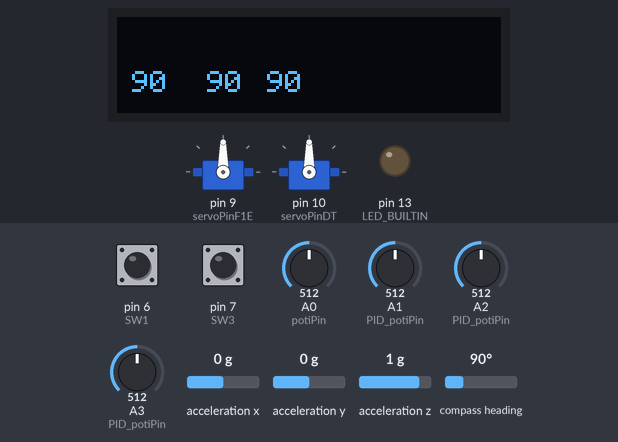
A sketch run on a simulated Arduino Uno, built with avr-gcc and run on an emulated ATmega328P. On the bench: 128×32 one-colour display, 2 × servo, output pins drawn as LEDs (lit = HIGH). Inputs (shaded band) come from the test bench; at power-on: compass heading 90°, A1 (PID_potiPin) = 512, A2 (PID_potiPin) = 512, pin 6 (SW1) HIGH, pin 7 (SW3) HIGH, A0 (potiPin) = 512, A3 (PID_potiPin) = 512, acceleration x 0 g, acceleration y 0 g, acceleration z 1 g.

Above: at 7.3 s.
7.4 s: compass heading set to 180°
At 8.3 s:
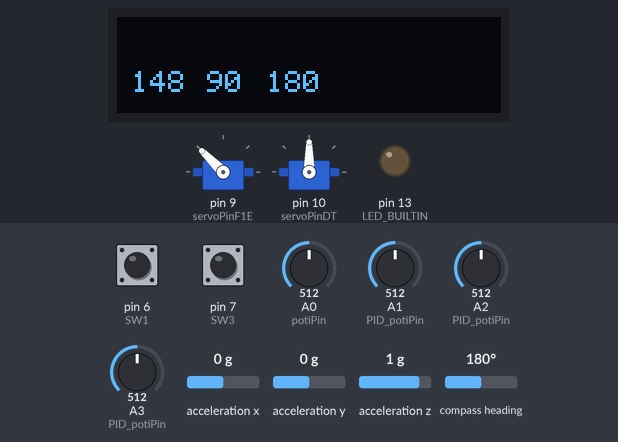
8.9 s: A1 (PID_potiPin) set to 125
At 9.6 s:
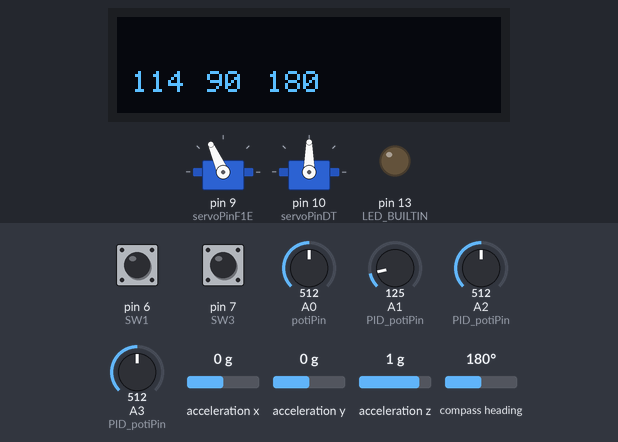
10.4 s: compass heading set to 7°
At 10.8 s:
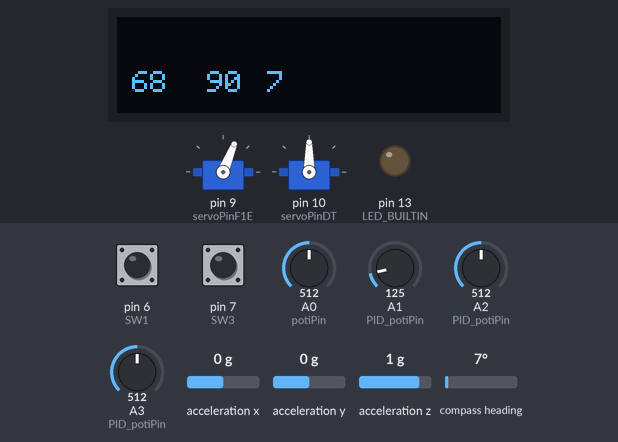
11.9 s: A2 (PID_potiPin) set to 992
At 13.0 s:
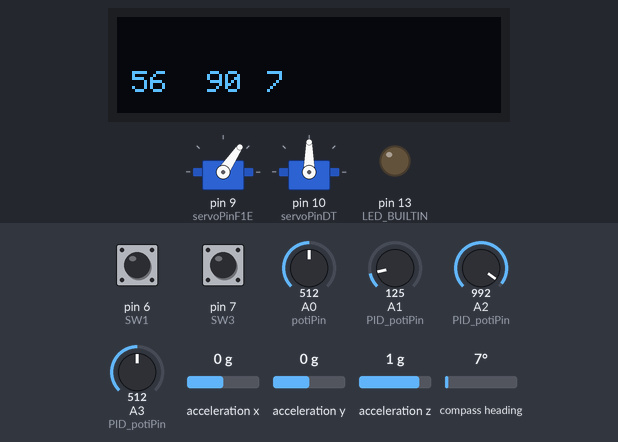
13.4 s: pin 6 (SW1) pulled LOW for 0.15 s
At 14.1 s:
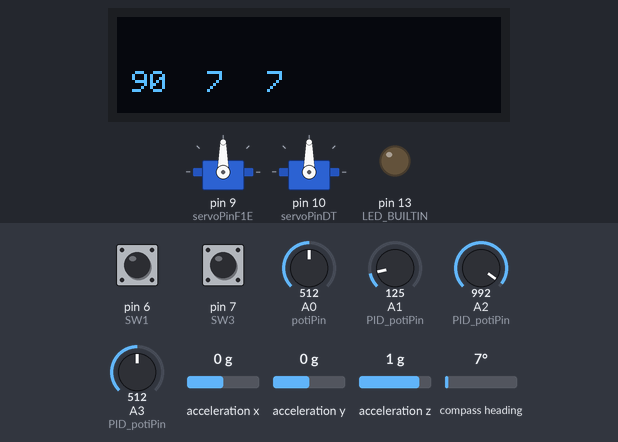
15.0 s: compass heading set to 90°
At 15.3 s:
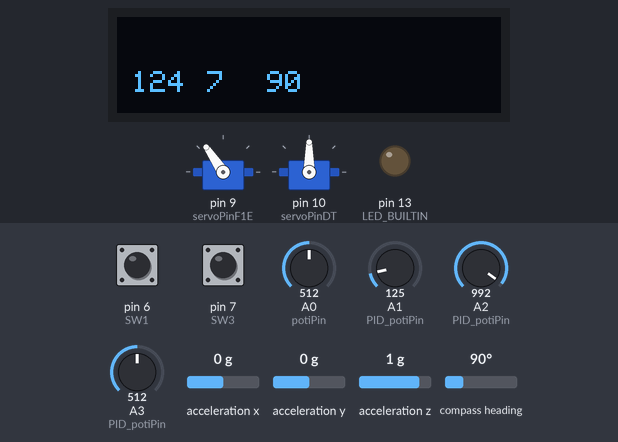
Timing chart, 0 to 17.5 s (numbered marks = the images above; inputs shaded):
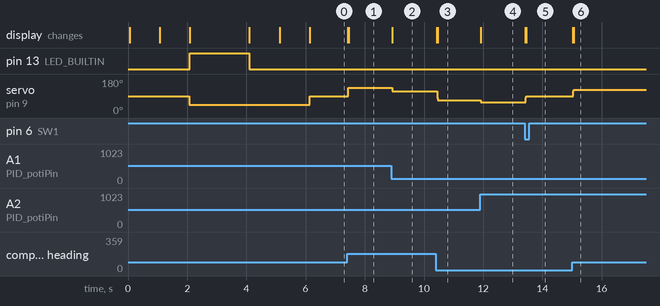

Measured:
- after the input at 7.4 s, servo on pin 9 (servoPinF1E): 90° → 135° at once; the display: first changes at once (image 1 shows a later state)
- after the input at 8.9 s, servo on pin 9 (servoPinF1E): 135° → 114° at once; the display: changes at once (image 2)
- after the input at 10.4 s, servo on pin 9 (servoPinF1E): 114° → 68° at once; the display: first changes at once (image 3 shows a later state)
- after the input at 11.9 s, servo on pin 9 (servoPinF1E): 68° → 56° at once; the display: changes at once (image 4)
- after the input at 13.4 s, servo on pin 9 (servoPinF1E): 56° → 90° at once; the display: first changes at once (image 5 shows a later state)
- after the input at 15.0 s, servo on pin 9 (servoPinF1E): 90° → 124° at once; the display: first changes at once (image 6 shows a later state)

The sketch:

PA_F1E.ino
```cpp
/**************************************************************************/
/*
 F1E-Steering with Sensor Adafruit BNO055 (Orientation-Fusion in sensor)
 and Seeduino Xiao
 Moves the servo if there is a deviation to desired/wanted direction
 tested with UNO and NANO Boards
 written for ARDUINO
 Paul Seren / Germany / 07.01.2022 Ver. 0.9
*/
/**************************************************************************/
#include <Wire.h>
#include <Adafruit_Sensor.h>
#include <Adafruit_BNO055.h>
#include <utility/imumaths.h>

// Lib. for OLED Display
#include <Adafruit_GFX.h>
#include <Adafruit_SSD1306.h>
#define SCREEN_WIDTH 128 // OLED display width, in pixels
#define SCREEN_HEIGHT 32 // OLED display height, in pixels
// Declaration for an SSD1306 display connected to I2C (SDA, SCL pins)
#define OLED_RESET     -1 // Reset pin # (or -1 if sharing Arduino reset pin)
Adafruit_SSD1306 display(SCREEN_WIDTH, SCREEN_HEIGHT, &Wire, OLED_RESET);

#include <Servo.h> // use of the PWM-library
//#include <Adafruit_TiCoServo.h>

// Set the delay between fresh samples /
#define BNO055_SAMPLERATE_DELAY_MS (100)
// Check I2C device address from BNO055 and correct line below (by default address is 0x29 or 0x28)
//                                   id, address
Adafruit_BNO055 bno = Adafruit_BNO055(55, 0x28);

// Variables for sensor evaluation
float roll, pitch, heading;
int delayTime=500;

char * RevText = "F1E-Control - Rev.0.9";
// Variables for some conversion stuff

// Variables for direction change / F1E_Servo_Move ()

int current_Bearing = 180;                          // INT-Variable for current heading
int wanted_Bearing = 180;                           // INT-Variable for desired heading
int delta_Bearing;                                  // INT-(+-)Variable for deviation from desired heading

// Servo Variables

int servoPinF1E     =  9;    // Servo Pin for <Adafruit_TiCoServo.h> library to avoid servo jitters https://forums.adafruit.com/viewtopic.php?f=22&t=96847
                          // https://learn.adafruit.com/neopixels-and-servos/the-ticoservo-library
int minGrad      =  45;   // minimum servo position  45°
int maxGrad     =  135;   // maximum servo position  135°
int centerGrad  = 90;     // midle position Servos
int servoPinDT    =   10;   // Dummy Servo for later use
int servoDirection = 1;   // Servo sign (+/-)

int servoPos;             // Servo position
int servoPosDT;             // Servo position for later use


// Servo-Trimmungs-Varianten
const int potiPin = A0;   // Analog-Input for Trimpoti
int sensor = 0;           // sensor-Value on Analog-Input (0 - 1023)
int pwm_F1E = 0;              // calculated sensor-value for the PWM-Trim-Value (-maxTrim/2 bis + maxTrim/2)
int pwmOld = 0;           // PWM-value to remember for next loop
int maxTrim = 40;         // max. Trim-degrees

//Servo für ToCoServo.h   servoF1E;
//Adafruit_TiCoServo servoF1E;
// Adafruit_TiCoServo servoDT;
//Servo für servo.h
Servo servoF1E;
Servo servoDT;
// Button Variables
int SW1          =  6;    // Input button / digital pin:  input for desired heading and trimming
int SW2          =  8;    // Input button / digital pin:  input for DT-Timer-Function for later use
int SW3          =  7;     // Input button / digital pin: sign (+/-) for Servo direction.

//PID-correction

int abs_delta_Bearing = 0;
int abs_delta_Bearing_n1 = 0; // default value deviation one measurement before
int abs_delta_Bearing_n2 = 0; // default value deviation two measurements before
int PID_Input;
int PID_Output;

float sensor_P;
float sensor_I;
float sensor_D;

float PID_Kp = 1.0;
float PID_Ki = 0;
float PID_Kd = 0;

int PID_potiPin = A1;


void setup() {

// Initialize OLED Display
  display.begin(SSD1306_SWITCHCAPVCC, 0x3C);
  display.clearDisplay();
  display.display();
  display.clearDisplay();
  display.setTextColor(WHITE);
  display.setCursor(1,1);
  display.setTextSize(1);
  display.println(RevText);
  display.display();
  delay(1000);


 /* Initialise serial Com Board*/
 // SerialUSB.begin(9600);
 //Serial.begin(115200);
  //while (!Serial) yield();

  /* Initialise the internal LED for calibration Status servo */
  pinMode(LED_BUILTIN,OUTPUT);

  // Set the switch-Buttons
  pinMode(SW1,INPUT);           // define button type
  digitalWrite(SW1,HIGH);       // button default High
  pinMode(SW2,INPUT);           // define button type
  digitalWrite(SW2,HIGH);       // button default High
   pinMode(SW3,INPUT);           // define button type
  digitalWrite(SW3,HIGH);       // button default High

  /* Initialise the servo */
  servoF1E.attach(servoPinF1E);    // connect Servo F1E
  servoDT.attach(servoPinDT);    // connect Servo DT
  servoPos = centerGrad;        // move servo to default midle position

  /* Initialise the sensor */
  if(!bno.begin())
  {
    /* There was a problem detecting the BNO055 ... check your connections */
    // SerialUSB.print("Ooops, no BNO055 detected ... Check your wiring or I2C ADDR!");
      /* display.clearDisplay();
       display.println("No BNO055 detected");
       display.display();
        */
     Oprintln ("No BNO055 detected");
     while(1);
  }

    Oprintln ("BNO055 detected");
    delay (1000);
  /*
  displaySensorDetails();
  displaySensorStatus();
  displayCalStatus();
  */
  servoF1E.write(minGrad);

  // Check calibration status in a loop. End setup only, when calibration is sufficient
  //Calibrate
  Oprintln ("Calibration started");
  while (Analyse_CalStatus())
  {
  //Serial.println("Not yet sufficiant calibrated");
  digitalWrite(LED_BUILTIN, HIGH);
  delay(delayTime);
  digitalWrite(LED_BUILTIN, LOW);
  delay(delayTime);
  }

  digitalWrite(LED_BUILTIN, HIGH);
  delay(2000);
  digitalWrite(LED_BUILTIN, LOW);
  Oprintln ("Calibration ended!");
  delay(1000);
  F1E_Get_PID_K ();

  if(!digitalRead(SW3))
  {
  servoDirection = (-1*servoDirection);
  Oprintln ("Servo reverse" );
  delay (1000);
  }

  Oprintln ("Fly a Max! ");
  delay (1000);

  F1E_Get_Current_Bearing ();
  wanted_Bearing = current_Bearing;

  F1E_Get_Wanted_Trim ();
  pwmOld = pwm_F1E;
  F1E_Servo_Move ();

}


void loop() {

  F1E_Get_Current_Bearing ();
  F1E_Get_Wanted_Bearing ();
  F1E_Servo_Move ();
  //DT_Interupt ();
}

int Oprintln(char * PrintText)
{
  display.clearDisplay();
  display.setCursor(5,10);
  display.println(PrintText);
  display.display();
}

/**************************************************************************/
/*
    Analyse the Calibration status
*/
/**************************************************************************/
bool Analyse_CalStatus ()
  {
  /* Get the four calibration values (0..3) */
  /* Any sensor data reporting 0 should be ignored, */
  /* 3 means 'fully calibrated" */
  uint8_t system, gyro, accel, mag;
  system = gyro = accel = mag = 0;
  bno.getCalibration(&system, &gyro, &accel, &mag);

  // If the sensor is not sufficient calibrated, return 1.
  if (gyro > 2 && mag > 2)  {return 0;}
  return 1;
  }

/**************************************************************************/
/*
    Determine the desired bearing
*/
/**************************************************************************/
void F1E_Get_PID_K ()
  {

    PID_potiPin = A1;
    sensor_P = analogRead(PID_potiPin);
    PID_Kp = sensor_P/1023;

    PID_potiPin = A2;
    sensor_I = analogRead(PID_potiPin);
    PID_Ki = sensor_I/10230;

    PID_potiPin = A3;
    sensor_D = analogRead(PID_potiPin);
    PID_Kd = sensor_D/(2*1023);
  /* display.clearDisplay();
  display.setCursor(5,10);
  display.print(PID_Kp);
  display.print(" | ");
  display.print(PID_Ki);
  display.print(" | ");
  display.print(PID_Kd);
  display.display();
  */
    //Serial.print("sensor_P = ");
    //Serial.print(sensor_P);
    //Serial.print("PID_Kp = ");
    //Serial.print(PID_Kp);
    //Serial.print("|| sensor_I = ");
    //Serial.print(sensor_I);
    //Serial.print("PID_Ki = ");
    //Serial.print(PID_Ki);
    //Serial.print("|| sensor_D = ");
    //Serial.print(sensor_D);
    //Serial.print("PID_Kd = ");
    //Serial.println(PID_Kd);

  }

/**************************************************************************/
/*
    Move DT Servo / do an action (Dummy for later use)
*/
/**************************************************************************/
void DT_Interupt ()
{
if(!digitalRead(SW2))
  {
  DT_Servo_Move ();
  }
}

/**************************************************************************/
/*
    Determine the desired trim
*/
/**************************************************************************/
void F1E_Get_Wanted_Trim ()
  {
    // Check if there is a change necessary for the middle position
    sensor = analogRead(potiPin);
    pwm_F1E = map(sensor, 0, 1023, 0, maxTrim) - maxTrim/2;

    // new wanted trim
    centerGrad = centerGrad - (pwm_F1E-pwmOld);
    // adjust min and max Grad
    minGrad=minGrad-(pwm_F1E-pwmOld);
    maxGrad=maxGrad-(pwm_F1E-pwmOld);
    pwmOld = pwm_F1E;

    return;
  }
/**************************************************************************/
/*
    Determine the desired bearing
*/
/**************************************************************************/
void F1E_Get_Wanted_Bearing ()
  {
  if(!digitalRead(SW1))
    {
    // Check if there is a change necessary for the middle position
    F1E_Get_Wanted_Trim ();

    // new wanted bearing
    wanted_Bearing = current_Bearing;


    // Move servo position to the (new) middle position
    // servoPos = centerGrad;
    //Serial.print("Sensor = ");
    //Serial.print(sensor);
    //Serial.print("Centergrad = ");
    //Serial.print(centerGrad);
    //Serial.print(" pwm_F1E  = ");
    //Serial.println(pwm_F1E);

    //Serial.print("Direction button pressed - new direction and trim");
    //Serial.println();
    F1E_Get_PID_K ();

    }
   return;
  }

/**************************************************************************/
/*
    Moves the serco if there is a deviation to desired/wanted direction
*/
/**************************************************************************/
void F1E_PID ()
  {

  PID_Input = abs_delta_Bearing ;
  // Output mit PID - Kp modifizieren
  F1E_Get_PID_K ();
  PID_Output = PID_Kp * abs_delta_Bearing + PID_Ki * (abs_delta_Bearing + abs_delta_Bearing_n1 + abs_delta_Bearing_n2) + PID_Kd * (abs_delta_Bearing - abs_delta_Bearing_n1);
  }
/**************************************************************************/
/*
    Moves the F1E-servo if there is a deviation to desired/wanted direction
*/
/**************************************************************************/
void F1E_Servo_Move ()
  {
    delta_Bearing =  wanted_Bearing - current_Bearing;
    //Modulo for beeing aware to 0/360° change of direction and calculation only the deviation/direction for corretion
    //Serial.print("Modulo degrees change from desired direction: ");

    //Remember to previous delta_bearing - they will be used for PID calculation
    abs_delta_Bearing_n2 = abs_delta_Bearing_n1;
    abs_delta_Bearing_n1 = abs_delta_Bearing;
    abs_delta_Bearing = ((delta_Bearing + 540) % 360) - 180;


    F1E_PID();
    //servoPos = centerGrad - PID_Output;
    servoPos = centerGrad - (servoDirection*PID_Output);

     display.clearDisplay();
     display.setCursor(5,18);
     display.println(servoPos);
     display.setCursor(30,18);
     display.println(wanted_Bearing);
     display.setCursor(50,18  );
     display.println(current_Bearing);
     display.display();
     //delay (10);
    // Limitation of correction
    if(servoPos > maxGrad) {servoPos = maxGrad;}
    if(servoPos < minGrad) {servoPos = minGrad;}

    // go to new Servo position
    servoF1E.write(servoPos);

   return;
  }
/**************************************************************************/
/*
    Moves the DT-servo if there is a deviation to desired/wanted direction
*/
/**************************************************************************/
void DT_Servo_Move ()
  {
/*Aktuell noch Dummy Code um überhaupt was zu tun*/


    // go to new Servo position
    servoPosDT = 90;
    servoDT.write(servoPosDT);
    delay (1000);
    servoPosDT = 135;
    servoDT.write(servoPosDT);
    delay (1000);
    servoPosDT = 45;
    servoDT.write(servoPosDT);
    delay (1000);
  }


/**************************************************************************/
/*
    Displays some basic information on this sensor from the unified
    sensor API sensor_t type (see Adafruit_Sensor for more information)
*/
/**************************************************************************/
void displaySensorDetails(void)
{
  sensor_t sensor;
  bno.getSensor(&sensor);
  //Serial.println("------------------------------------");
  //Serial.print  ("Sensor:       "); //Serial.println(sensor.name);
  //Serial.print  ("Driver Ver:   "); //Serial.println(sensor.version);
  //Serial.print  ("Unique ID:    "); //Serial.println(sensor.sensor_id);
  //Serial.print  ("Max Value:    "); //Serial.print(sensor.max_value); //Serial.println(" xxx");
  //Serial.print  ("Min Value:    "); //Serial.print(sensor.min_value); //Serial.println(" xxx");
  //Serial.print  ("Resolution:   "); //Serial.print(sensor.resolution); //Serial.println(" xxx");
  //Serial.println("------------------------------------");
  //Serial.println("");
  delay(500);
}

/**************************************************************************/
/*
    Display some basic info about the sensor status
*/
/**************************************************************************/
void displaySensorStatus(void)
{
  /* Get the system status values (mostly for debugging purposes) */
  uint8_t system_status, self_test_results, system_error;
  system_status = self_test_results = system_error = 0;
  bno.getSystemStatus(&system_status, &self_test_results, &system_error);

  /* Display the results in the Serial Monitor */
  //Serial.println("");
  //Serial.print("System Status: 0x");
  //Serial.println(system_status, HEX);
  //Serial.print("Self Test:     0x");
  //Serial.println(self_test_results, HEX);
  //Serial.print("System Error:  0x");
  //Serial.println(system_error, HEX);
  //Serial.println("");
  delay(500);
}

/**************************************************************************/
/*
    Display sensor calibration status
*/
/**************************************************************************/
void displayCalStatus(void)
{
  /* Get the four calibration values (0..3) */
  /* Any sensor data reporting 0 should be ignored, */
  /* 3 means 'fully calibrated" */
  uint8_t system, gyro, accel, mag;
  system = gyro = accel = mag = 0;
  bno.getCalibration(&system, &gyro, &accel, &mag);

  /* The data should be ignored until the system calibration is > 0 */
  //Serial.print("\t");
  if (!system)
  {
    //Serial.print("! ");
  }

  /* Display the individual values */
  //Serial.print("Sys:");
  //Serial.print(system, DEC);
  //Serial.print(" G:");
  //Serial.print(gyro, DEC);
  //Serial.print(" A:");
  //Serial.print(accel, DEC);
  //Serial.print(" M:");
  //Serial.print(mag, DEC);
}

/**************************************************************************/
/*
    determine current heading
*/
/**************************************************************************/
void F1E_Get_Current_Bearing ()
 {
 imu::Vector<3> euler = bno.getVector(Adafruit_BNO055::VECTOR_EULER);
 heading = euler.x();
 current_Bearing = heading; // Wandlung auf int

  /* Display the floating point data */
  //Serial.print("X: ");
  //Serial.print(euler.x());
  //Serial.print(" Y: ");
  //Serial.print(euler.y());
  //Serial.print(" Z: ");
  //Serial.print(euler.z());
  //Serial.print("\t\t");

// print the heading, pitch and roll    Serial.print("Orientation: ");
  //Serial.print(heading);
  //Serial.print(", ");
   //Serial.print(current_Bearing);
  //Serial.print(", ");
  //Serial.print(wanted_Bearing);
  //Serial.print(", ");
  //Serial.print(pitch);
  //Serial.print(", ");
  //Serial.println(roll);
}
```
